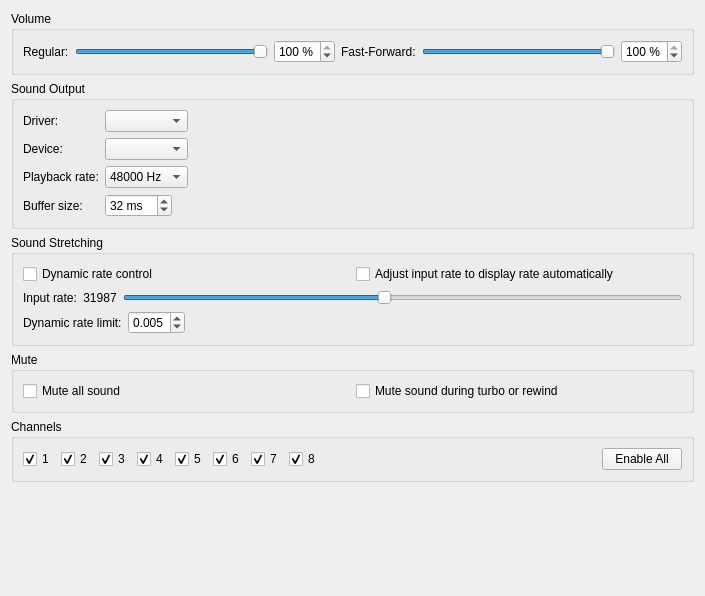
<?xml version="1.0" encoding="UTF-8"?>
<ui version="4.0">
 <class>SoundPanel</class>
 <widget class="QWidget" name="SoundPanel">
  <property name="geometry">
   <rect>
    <x>0</x>
    <y>0</y>
    <width>705</width>
    <height>596</height>
   </rect>
  </property>
  <property name="windowTitle">
   <string>Form</string>
  </property>
  <layout class="QVBoxLayout" name="verticalLayout">
   <item>
    <widget class="QGroupBox" name="groupBox_volume">
     <property name="title">
      <string>Volume</string>
     </property>
     <layout class="QHBoxLayout" name="horizontalLayout_volume">
      <item>
       <widget class="QLabel" name="label_volume_regular">
        <property name="text">
         <string>Regular:</string>
        </property>
       </widget>
      </item>
      <item>
       <widget class="QSlider" name="horizontalSlider_volume_regular">
        <property name="whatsThis">
         <string>&lt;html&gt;&lt;head/&gt;&lt;body&gt;&lt;p&gt;Output volume during regular-speed playback, as a percentage.&lt;/p&gt;&lt;/body&gt;&lt;/html&gt;</string>
        </property>
        <property name="minimum">
         <number>0</number>
        </property>
        <property name="maximum">
         <number>100</number>
        </property>
        <property name="value">
         <number>100</number>
        </property>
        <property name="orientation">
         <enum>Qt::Horizontal</enum>
        </property>
       </widget>
      </item>
      <item>
       <widget class="QSpinBox" name="spinBox_volume_regular">
        <property name="suffix">
         <string> %</string>
        </property>
        <property name="minimum">
         <number>0</number>
        </property>
        <property name="maximum">
         <number>100</number>
        </property>
        <property name="value">
         <number>100</number>
        </property>
       </widget>
      </item>
      <item>
       <widget class="QLabel" name="label_volume_turbo">
        <property name="text">
         <string>Fast-Forward:</string>
        </property>
       </widget>
      </item>
      <item>
       <widget class="QSlider" name="horizontalSlider_volume_turbo">
        <property name="whatsThis">
         <string>&lt;html&gt;&lt;head/&gt;&lt;body&gt;&lt;p&gt;Output volume during turbo/fast-forward and rewind, as a percentage.&lt;/p&gt;&lt;/body&gt;&lt;/html&gt;</string>
        </property>
        <property name="minimum">
         <number>0</number>
        </property>
        <property name="maximum">
         <number>100</number>
        </property>
        <property name="value">
         <number>100</number>
        </property>
        <property name="orientation">
         <enum>Qt::Horizontal</enum>
        </property>
       </widget>
      </item>
      <item>
       <widget class="QSpinBox" name="spinBox_volume_turbo">
        <property name="suffix">
         <string> %</string>
        </property>
        <property name="minimum">
         <number>0</number>
        </property>
        <property name="maximum">
         <number>100</number>
        </property>
        <property name="value">
         <number>100</number>
        </property>
       </widget>
      </item>
     </layout>
    </widget>
   </item>
   <item>
    <widget class="QGroupBox" name="groupBox">
     <property name="title">
      <string>Sound Output</string>
     </property>
     <layout class="QVBoxLayout" name="verticalLayout_2">
      <item>
       <layout class="QGridLayout" name="gridLayout" rowminimumheight="0,0,0,0">
        <item row="3" column="1" colspan="2">
         <widget class="QSpinBox" name="spinBox_buffer_size">
          <property name="sizePolicy">
           <sizepolicy hsizetype="Fixed" vsizetype="Fixed">
            <horstretch>0</horstretch>
            <verstretch>0</verstretch>
           </sizepolicy>
          </property>
          <property name="whatsThis">
           <string>&lt;html&gt;&lt;head/&gt;&lt;body&gt;&lt;p&gt;The buffer size for the emulator side of sound playback. Ideally, it should be about two frames worth of audio, or about 32ms at 60Hz. Latency will be half this value.&lt;/p&gt;&lt;/body&gt;&lt;/html&gt;</string>
          </property>
          <property name="suffix">
           <string> ms</string>
          </property>
          <property name="minimum">
           <number>16</number>
          </property>
          <property name="maximum">
           <number>256</number>
          </property>
          <property name="value">
           <number>32</number>
          </property>
         </widget>
        </item>
        <item row="2" column="1">
         <widget class="QComboBox" name="comboBox_playback_rate">
          <property name="sizePolicy">
           <sizepolicy hsizetype="Fixed" vsizetype="Fixed">
            <horstretch>0</horstretch>
            <verstretch>0</verstretch>
           </sizepolicy>
          </property>
          <property name="whatsThis">
           <string>&lt;html&gt;&lt;head/&gt;&lt;body&gt;&lt;p&gt;The output playback rate on your computer. This is &lt;span style=&quot; font-weight:700;&quot;&gt;not&lt;/span&gt; the playback rate of the emulated system.&lt;/p&gt;&lt;p&gt;You should set this to match your operating system's sound server. It should almost always be 48000Hz.&lt;/p&gt;&lt;/body&gt;&lt;/html&gt;</string>
          </property>
          <item>
           <property name="text">
            <string>48000 Hz</string>
           </property>
          </item>
          <item>
           <property name="text">
            <string>44100 Hz</string>
           </property>
          </item>
         </widget>
        </item>
        <item row="3" column="0">
         <widget class="QLabel" name="label_5">
          <property name="text">
           <string>Buffer size:</string>
          </property>
         </widget>
        </item>
        <item row="1" column="0">
         <widget class="QLabel" name="label_2">
          <property name="text">
           <string>Device:</string>
          </property>
         </widget>
        </item>
        <item row="1" column="1">
         <widget class="QComboBox" name="comboBox_device">
          <property name="sizePolicy">
           <sizepolicy hsizetype="Preferred" vsizetype="Fixed">
            <horstretch>0</horstretch>
            <verstretch>0</verstretch>
           </sizepolicy>
          </property>
          <property name="toolTip">
           <string/>
          </property>
         </widget>
        </item>
        <item row="1" column="2">
         <spacer name="horizontalSpacer">
          <property name="orientation">
           <enum>Qt::Horizontal</enum>
          </property>
          <property name="sizeHint" stdset="0">
           <size>
            <width>40</width>
            <height>20</height>
           </size>
          </property>
         </spacer>
        </item>
        <item row="0" column="0">
         <widget class="QLabel" name="label">
          <property name="text">
           <string>Driver:</string>
          </property>
         </widget>
        </item>
        <item row="0" column="1">
         <widget class="QComboBox" name="comboBox_driver">
          <property name="sizePolicy">
           <sizepolicy hsizetype="Preferred" vsizetype="Fixed">
            <horstretch>0</horstretch>
            <verstretch>0</verstretch>
           </sizepolicy>
          </property>
          <property name="toolTip">
           <string>Select the output driver.</string>
          </property>
          <property name="whatsThis">
           <string>&lt;html&gt;&lt;head/&gt;&lt;body&gt;&lt;p&gt;Selects the driver to output sound with.&lt;/p&gt;&lt;p&gt;&lt;span style=&quot; font-style:italic;&quot;&gt;Cubeb: &lt;/span&gt;The recommended option.&lt;/p&gt;&lt;p&gt;&lt;span style=&quot; font-style:italic;&quot;&gt;SDL&lt;/span&gt;: If Cubeb doesn't work.&lt;/p&gt;&lt;p&gt;&lt;span style=&quot; font-style:italic;&quot;&gt;PulseAudio:&lt;/span&gt; Unix only. May have less latency.&lt;/p&gt;&lt;/body&gt;&lt;/html&gt;</string>
          </property>
         </widget>
        </item>
        <item row="2" column="0">
         <widget class="QLabel" name="label_3">
          <property name="text">
           <string>Playback rate:</string>
          </property>
         </widget>
        </item>
       </layout>
      </item>
     </layout>
    </widget>
   </item>
   <item>
    <widget class="QGroupBox" name="groupBox_2">
     <property name="title">
      <string>Sound Stretching</string>
     </property>
     <layout class="QVBoxLayout" name="verticalLayout_3">
      <item>
       <layout class="QHBoxLayout" name="horizontalLayout_5">
        <item>
         <widget class="QCheckBox" name="checkBox_dynamic_rate_control">
          <property name="whatsThis">
           <string>&lt;html&gt;&lt;head/&gt;&lt;body&gt;&lt;p&gt;This option causes the audio to be slightly stretched to keep the latency even and to prevent underruns and overruns, which will cause pops and cracks in the audio.&lt;/p&gt;&lt;/body&gt;&lt;/html&gt;</string>
          </property>
          <property name="text">
           <string>Dynamic rate control</string>
          </property>
         </widget>
        </item>
        <item>
         <widget class="QCheckBox" name="checkBox_adjust_input_rate">
          <property name="whatsThis">
           <string>&lt;html&gt;&lt;head/&gt;&lt;body&gt;&lt;p&gt;This option stretches the emulated audio output to coincide exactly with your display's refresh rate. It automatically handles the &lt;span style=&quot; font-style:italic;&quot;&gt;Input Rate&lt;/span&gt; option.&lt;/p&gt;&lt;/body&gt;&lt;/html&gt;</string>
          </property>
          <property name="text">
           <string>Adjust input rate to display rate automatically</string>
          </property>
         </widget>
        </item>
       </layout>
      </item>
      <item>
       <layout class="QHBoxLayout" name="horizontalLayout_2">
        <item>
         <widget class="QLabel" name="label_4">
          <property name="text">
           <string>Input rate:</string>
          </property>
         </widget>
        </item>
        <item>
         <widget class="QLabel" name="label_input_rate">
          <property name="text">
           <string>31987</string>
          </property>
          <property name="alignment">
           <set>Qt::AlignCenter</set>
          </property>
         </widget>
        </item>
        <item>
         <layout class="QHBoxLayout" name="horizontalLayout">
          <item>
           <widget class="QSlider" name="horizontalSlider_input_rate">
            <property name="whatsThis">
             <string>&lt;html&gt;&lt;head/&gt;&lt;body&gt;&lt;p&gt;Control how much the audio is stretched initially.&lt;/p&gt;&lt;p&gt;&lt;br/&gt;&lt;/p&gt;&lt;p&gt;Unless you know what you're doing, it's best to use the option above this to adjust it automatically.&lt;/p&gt;&lt;/body&gt;&lt;/html&gt;</string>
            </property>
            <property name="minimum">
             <number>31800</number>
            </property>
            <property name="maximum">
             <number>32200</number>
            </property>
            <property name="value">
             <number>31987</number>
            </property>
            <property name="orientation">
             <enum>Qt::Horizontal</enum>
            </property>
            <property name="tickPosition">
             <enum>QSlider::NoTicks</enum>
            </property>
           </widget>
          </item>
         </layout>
        </item>
       </layout>
      </item>
      <item>
       <layout class="QHBoxLayout" name="horizontalLayout_3">
        <item>
         <widget class="QLabel" name="label_6">
          <property name="sizePolicy">
           <sizepolicy hsizetype="Fixed" vsizetype="Preferred">
            <horstretch>0</horstretch>
            <verstretch>0</verstretch>
           </sizepolicy>
          </property>
          <property name="text">
           <string>Dynamic rate limit:</string>
          </property>
         </widget>
        </item>
        <item>
         <widget class="QDoubleSpinBox" name="doubleSpinBox_dynamic_rate_limit">
          <property name="sizePolicy">
           <sizepolicy hsizetype="Fixed" vsizetype="Fixed">
            <horstretch>0</horstretch>
            <verstretch>0</verstretch>
           </sizepolicy>
          </property>
          <property name="whatsThis">
           <string>&lt;html&gt;&lt;head/&gt;&lt;body&gt;&lt;p&gt;If after everything, you're still getting pops and crackles in audio, you can increase this value. However, it may cause noticeable distortion.&lt;/p&gt;&lt;/body&gt;&lt;/html&gt;</string>
          </property>
          <property name="decimals">
           <number>3</number>
          </property>
          <property name="maximum">
           <double>0.050000000000000</double>
          </property>
          <property name="singleStep">
           <double>0.001000000000000</double>
          </property>
          <property name="value">
           <double>0.005000000000000</double>
          </property>
         </widget>
        </item>
        <item>
         <spacer name="horizontalSpacer_2">
          <property name="orientation">
           <enum>Qt::Horizontal</enum>
          </property>
          <property name="sizeHint" stdset="0">
           <size>
            <width>40</width>
            <height>20</height>
           </size>
          </property>
         </spacer>
        </item>
       </layout>
      </item>
     </layout>
    </widget>
   </item>
   <item>
    <widget class="QGroupBox" name="groupBox_3">
     <property name="title">
      <string>Mute</string>
     </property>
     <layout class="QHBoxLayout" name="horizontalLayout_4">
      <item>
       <widget class="QCheckBox" name="checkBox_mute_sound">
        <property name="whatsThis">
         <string>&lt;html&gt;&lt;head/&gt;&lt;body&gt;&lt;p&gt;Erases all emulated sound output and just sends out silence.&lt;/p&gt;&lt;/body&gt;&lt;/html&gt;</string>
        </property>
        <property name="text">
         <string>Mute all sound</string>
        </property>
       </widget>
      </item>
      <item>
       <widget class="QCheckBox" name="checkBox_mute_during_alt_speed">
        <property name="whatsThis">
         <string>&lt;html&gt;&lt;head/&gt;&lt;body&gt;&lt;p&gt;Mutes sound when using the turbo and rewind functions, which might be annoying to some users.&lt;/p&gt;&lt;/body&gt;&lt;/html&gt;</string>
        </property>
        <property name="text">
         <string>Mute sound during turbo or rewind</string>
        </property>
       </widget>
      </item>
     </layout>
    </widget>
   </item>
   <item>
    <widget class="QGroupBox" name="groupBox_channels">
     <property name="title">
      <string>Channels</string>
     </property>
     <layout class="QHBoxLayout" name="horizontalLayout_channels">
      <item>
       <widget class="QCheckBox" name="checkBox_channel_0">
        <property name="text">
         <string>1</string>
        </property>
        <property name="checked">
         <bool>true</bool>
        </property>
       </widget>
      </item>
      <item>
       <widget class="QCheckBox" name="checkBox_channel_1">
        <property name="text">
         <string>2</string>
        </property>
        <property name="checked">
         <bool>true</bool>
        </property>
       </widget>
      </item>
      <item>
       <widget class="QCheckBox" name="checkBox_channel_2">
        <property name="text">
         <string>3</string>
        </property>
        <property name="checked">
         <bool>true</bool>
        </property>
       </widget>
      </item>
      <item>
       <widget class="QCheckBox" name="checkBox_channel_3">
        <property name="text">
         <string>4</string>
        </property>
        <property name="checked">
         <bool>true</bool>
        </property>
       </widget>
      </item>
      <item>
       <widget class="QCheckBox" name="checkBox_channel_4">
        <property name="text">
         <string>5</string>
        </property>
        <property name="checked">
         <bool>true</bool>
        </property>
       </widget>
      </item>
      <item>
       <widget class="QCheckBox" name="checkBox_channel_5">
        <property name="text">
         <string>6</string>
        </property>
        <property name="checked">
         <bool>true</bool>
        </property>
       </widget>
      </item>
      <item>
       <widget class="QCheckBox" name="checkBox_channel_6">
        <property name="text">
         <string>7</string>
        </property>
        <property name="checked">
         <bool>true</bool>
        </property>
       </widget>
      </item>
      <item>
       <widget class="QCheckBox" name="checkBox_channel_7">
        <property name="text">
         <string>8</string>
        </property>
        <property name="checked">
         <bool>true</bool>
        </property>
       </widget>
      </item>
      <item>
       <spacer name="horizontalSpacer_channels">
        <property name="orientation">
         <enum>Qt::Horizontal</enum>
        </property>
        <property name="sizeHint" stdset="0">
         <size>
          <width>40</width>
          <height>20</height>
         </size>
        </property>
       </spacer>
      </item>
      <item>
       <widget class="QPushButton" name="pushButton_enable_all_channels">
        <property name="text">
         <string>Enable All</string>
        </property>
       </widget>
      </item>
     </layout>
    </widget>
   </item>
   <item>
    <spacer name="verticalSpacer">
     <property name="orientation">
      <enum>Qt::Vertical</enum>
     </property>
     <property name="sizeHint" stdset="0">
      <size>
       <width>20</width>
       <height>40</height>
      </size>
     </property>
    </spacer>
   </item>
  </layout>
 </widget>
 <resources/>
 <connections/>
</ui>
